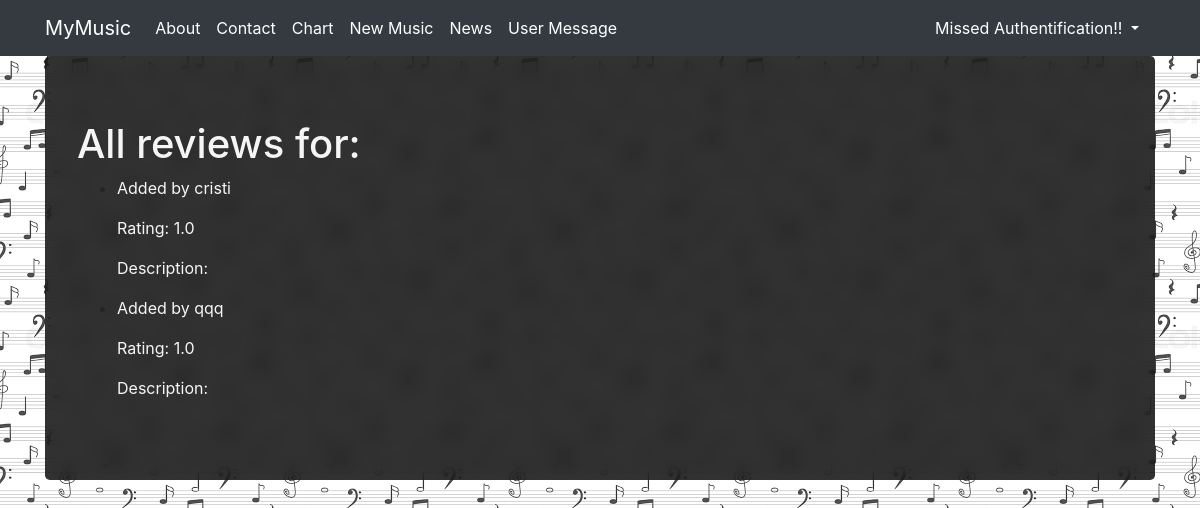
The app's page /reviews/1, older data.
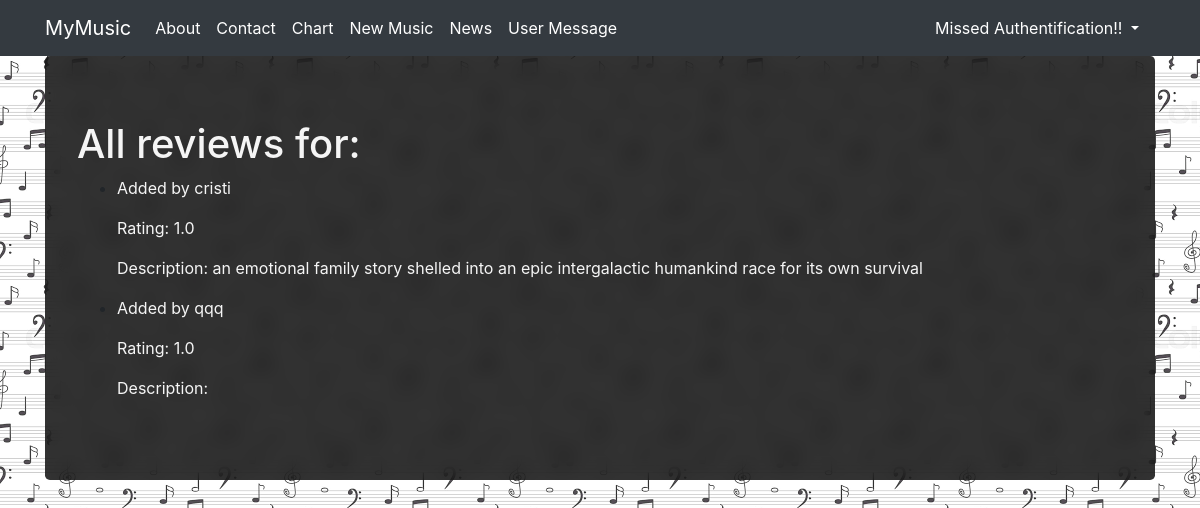
The same page, newer data.
### myapp/models.py (models this page shows, shortened)
class Review(models.Model):
    user = models.ForeignKey(User, on_delete=models.CASCADE)
    album = models.ForeignKey(Album, on_delete=models.CASCADE)
    rating = models.FloatField()
    review = models.TextField()
    published_date = models.DateTimeField(auto_now_add=True)
    class Meta:
        verbose_name_plural = 'Reviews'

### myapp/views.py (the view)
# urls.py: path('reviews/<post_id>', see_all_reviews_view, name='reviews'),
def see_all_reviews_view(request, post_id):
        album = Album.objects.get(pk=post_id)
        reviews = Review.objects.filter(album=album).order_by('-pk')
        return render(
            request,
            'all_review.html',
            context={
                'album': album,
                'reviews': reviews
            }
        )

### myapp/templates/all_review.html (shortened to what this page needs)
{% extends 'base.html' %}
{% block content %}
<h1>All reviews for: {{ album.title }}</h1>
<ul>
    {% for review in reviews %}
    <li>
        <p>Added by {{ review.user.username }}</p>
        <p>Rating: {{ review.rating }}</p>
        <p>Description: {{ review.review }}</p>
    </li>
    {% endfor %}
</ul>
{% endblock %}

Row changes from the older to the newer data that the page shows:
changed Review "cristi": review (not shown) → "an emotional family story shelled into an epic intergalactic humankind race for its own survival"
